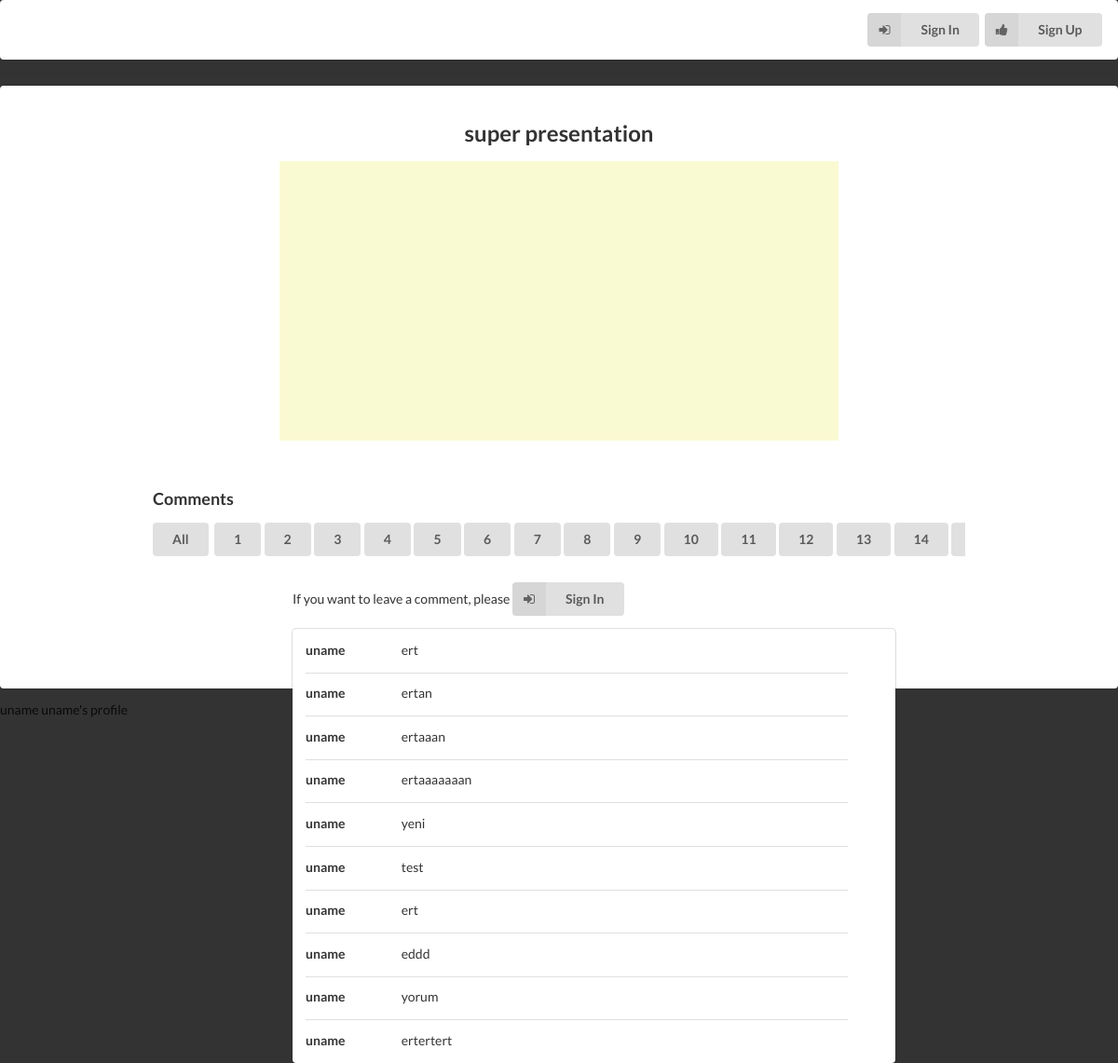
The app's page /presented/1 with its own data.
### presenteds/models.py (models this page shows, shortened)
class Presentation(models.Model):
    owner = models.ForeignKey(User)
    name = models.CharField(max_length=255)
    category = models.ForeignKey(Category)
    next = models.ForeignKey('self', null=True, blank=True)
    view_count = models.IntegerField(default=0)
    like_count = models.IntegerField(default=0)
    create_date = models.DateTimeField(auto_now_add=True)

class Comment(models.Model):
    owner = models.ForeignKey(User)
    to = models.ForeignKey(Presentation)
    slide = models.PositiveSmallIntegerField()
    text = models.TextField()
    create_date = models.DateTimeField(auto_now_add=True)

class UserProfile(models.Model):
    user = models.OneToOneField(User, related_name='profile')
    title = models.CharField(max_length=255)
    country = CountryField()
    avatar = models.URLField(null=True, blank=True)
    def __str__(self):
        return str(self.user)+"'s profile"

### presenteds/views.py (the view)
# urls.py: url(r'^presented/(?P<p_id>[0-9]+)$', presenteds_detail, name='detail'),
def detail(request, p_id=None):
    presented = Presentation.objects.get(pk=p_id)
    presented.view_count += 1
    presented.save()
    owner = presented.owner
    owner_profile = UserProfile.objects.get(user=owner)
    return render(request, 'detail.html', {'presented': presented, 'owner': owner, 'owner_profile':owner_profile,
                                           'comments':presented.comment_set.all()})

### presenteds/templates/detail.html (shortened to what this page needs)
{% extends "main.html" %}
{% load staticfiles %}
{% block body %}
    <div class="ui center aligned segment">
        <div class="ui header">
            <h2>{{ presented.name }}</h2>
        </div>
        <div class="ui grid">
            <div class="ui row">
                <div class="ui center aligned eight wide column" style="background-color: lightgoldenrodyellow">
                    <div class="presentation" style="height: 300px">
                    </div>
                </div>
            </div>
            <div class="ui row">
                <div class="ui twelve wide column">
                    <div class="ui small header">
                        <h3>
                            Comments
                        </h3>
                        <div id="button-group">
                            <div class="ui button" onclick="filterPressed(0)">All</div>
                        </div>
                    </div>
                </div>
            </div>
            <div class="ui row">
                <div class="ui nine wide column" style=" height: 100px">
                    {% if user.is_authenticated  %}
                        <div class="ui input" style="width: 440px">
                            <input type="text" placeholder="Leave a comment" id="comment-text">
                        </div>
                        <span style="line-height: 26px">on</span>
                        <div class="ui selection dropdown">
                            <input type="hidden" name="slide" id="slide">
                            <div class="default text">Slide</div>
                            <i class="dropdown icon"></i>
                            <div class="menu" id="slide-dropdown-values">
                                <div class="item" data-value="0">General</div>
                            </div>
                        </div>
                        <div class="ui button" id="send-comment-button">Send</div>
                    {% else %}
                        <div class="ui twelve wide column">
                            If you want to leave a comment, please <div class="ui labeled icon button" id="login-comment-button">
                            <i class="sign in icon"></i>
                            Sign In
                        </div>
                        </div>
                    {% endif %}
                    <div class="ui segment" id="comments">
                        {% for comment in comments %}
                            <div class="ui vertical segment iso-item">
                                <div class="comment-owner"> <b>{{ comment.owner }}</b></div>
                                <span>{{ comment.text }}</span>
                            </div>
                        {% endfor %}
                    </div>
                </div>
            </div>
        </div>
    </div>
    {{ owner }}
    {{ owner_profile }}
{% endblock %}

### presenteds/templates/main.html (shortened to what this page needs)
{% load staticfiles %}
<!DOCTYPE html>
<html>
<head lang="en">
    <link rel="stylesheet" type="text/css" href="{% static "semantic_ui/semantic.css" %}">
    <link rel="stylesheet" type="text/css" href="{% static "css/main.css" %}">
</head>
<body class="pushable">
{% block topmenu %}
    <div class="ui vertical segment ">
        <div class="ui right aligned segment">
            {% if user.is_authenticated %}
                {{ user.username }}
                <div class="ui labeled icon button" id="logout-top-button">
                    <i class="sign out icon"></i>
                    Sign Out
                </div>
            {% else %}
                <div class="ui labeled icon button" id="login-top-button">
                    <i class="sign in icon"></i>
                    Sign In
                </div>
                <div class="ui labeled icon button" id="register-top-button">
                    <i class="thumbs up icon"></i>
                    Sign Up
                </div>
            {% endif %}
        </div>
    </div>
{% endblock %}
<div class="ui vertical segment">
    {% block body %}{% endblock %}
</div>
</body>
</html>

### presenteds/static/css/main.css (style rules this page uses)
#button-group { white-space: nowrap; overflow-x: scroll; }
.comment-owner { width: 100px; display: inline-block; }
.iso-item { display: block; width: 90%; }

### records on screen
Presentation: name "super presentation"
Comment: owner "uname", text "ert"
Comment: owner "uname", text "ertan"
Comment: owner "uname", text "ertaaan"
Comment: owner "uname", text "ertaaaaaaan"
Comment: owner "uname", text "yeni"
Comment: owner "uname", text "test"
Comment: owner "uname", text "ert"
Comment: owner "uname", text "eddd"
Comment: owner "uname", text "yorum"
Comment: owner "uname", text "ertertert"
UserProfile: user.username "uname's profile"

### other values on screen
{{ owner }} "uname"
